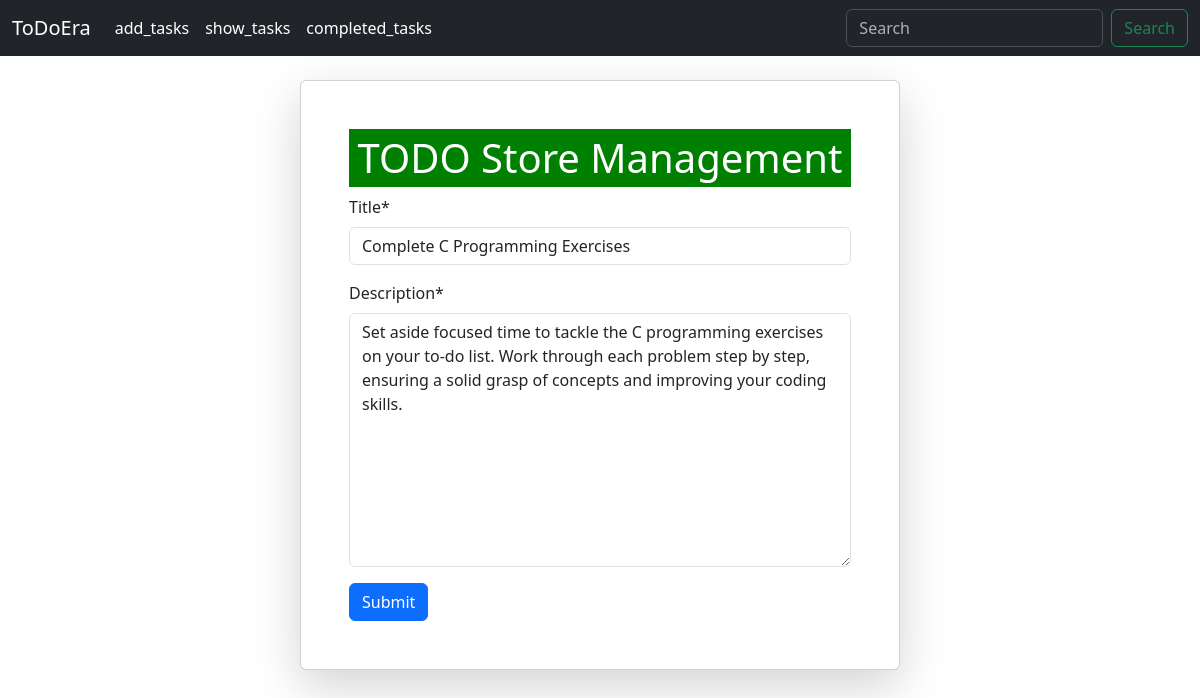
/edit_task/69/, run on the app's committed database.
### List/models.py (models this page shows, shortened)
class ToDoModel(models.Model):
    title = models.CharField(max_length=100)
    description = models.TextField(max_length=1000)
    status = models.BooleanField(default=False)

### List/views.py (the view)
# urls.py: path('edit_task/<int:id>/', edit_task, name='edit_task'),
def edit_task(request, id):
    task = ToDoModel.objects.get(pk=id)
    form = ToDoForm(instance=task)
    if request.method == 'POST':
        form = ToDoForm(request.POST, instance=task)
        if form.is_valid():
            form.save()
            return redirect('show_tasks')
    return render(request, 'add_tasks.html', {'form': form})

### List/forms.py
class ToDoForm(forms.ModelForm):
    class Meta:
        model = ToDoModel
        fields = ['title', 'description']

### List/templates/add_tasks.html (shortened to what this page needs)
{% extends "home.html" %}
{% load crispy_forms_tags %}
{% block content %}
<br/>
<div style="width: 50%; margin: auto;" class="card p-5 shadow-lg">
    <h1 style="text-align: center; background-color: green; color: white; padding: 5px;">
        TODO Store Management
    </h1>
    <form style="height: 50%;" method="POST">
        {{ form|crispy }}
        <button class="btn btn-primary" type="submit">Submit</button>
    </form>
</div>
{% endblock %}

### data on the page
ToDoModel: title "Complete C Programming Exercises", description "Set aside focused time to tackle the C programming exercises on your to-do list. Work through each problem step by step, ensuring a solid grasp of concepts and improving your coding skills."
